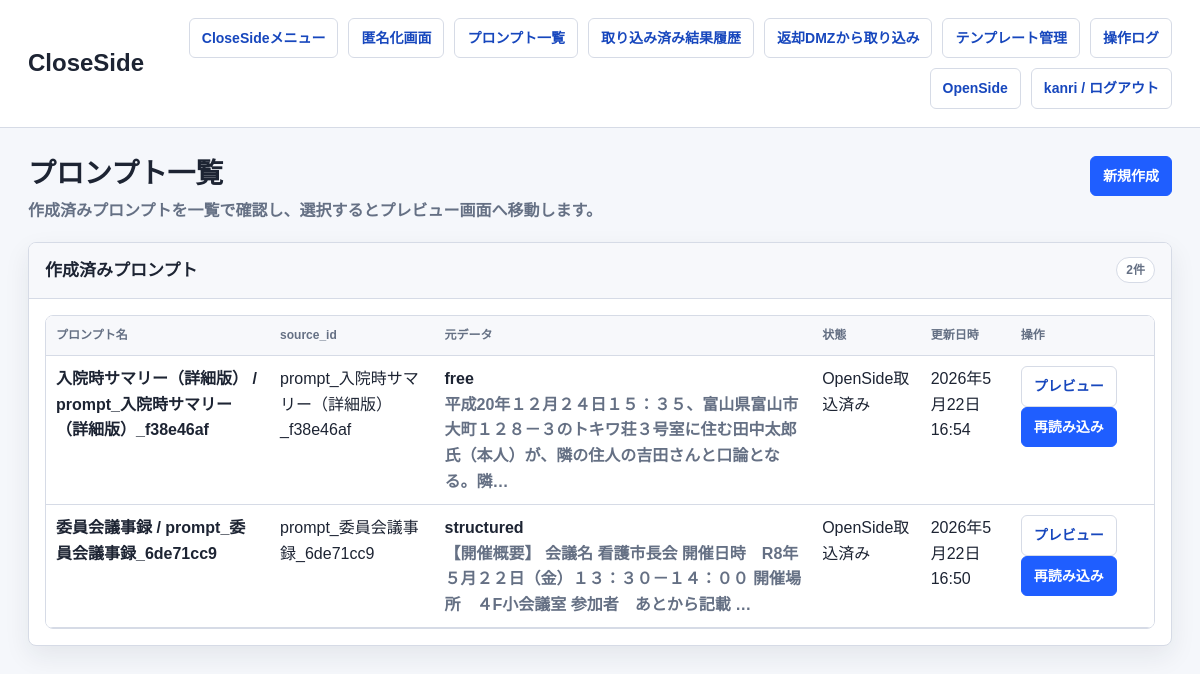
/close/prompts/ (signed in), run on an earlier commit of the app's database.
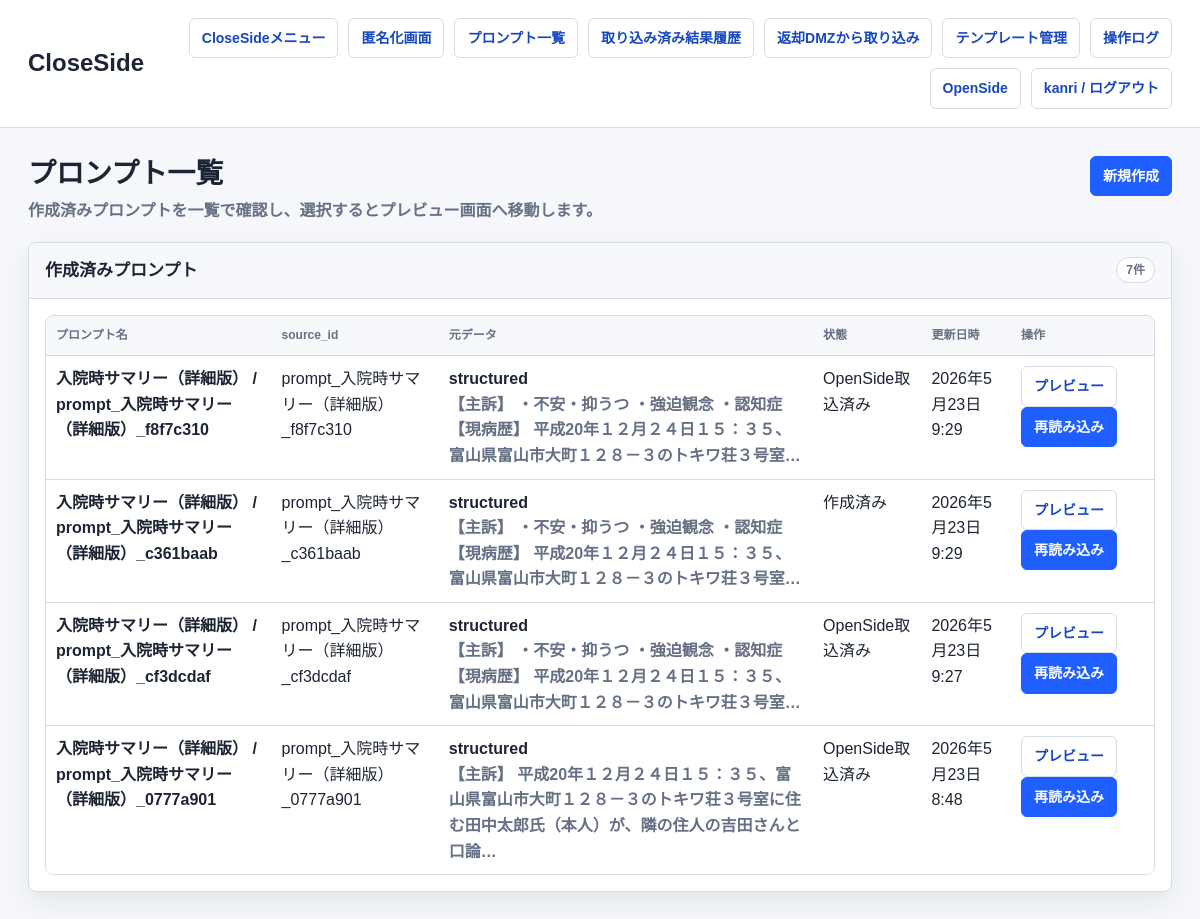
And on a later commit of the database.
### anonymizer_app/models.py (models this page shows, shortened)
class Prompt(models.Model):
    STATUS_CHOICES = [
        ('draft', '作成済み'),
        ('sent_to_dmz', 'DMZ送信済み'),
        ('imported_to_open', 'OpenSide取込済み'),
    ]
    name = models.CharField(max_length=255)
    content = models.TextField()
    source_input_data = models.JSONField(blank=True, default=dict)
    source_id = models.CharField(max_length=255, blank=True, default='', db_index=True)
    owner = models.ForeignKey(settings.AUTH_USER_MODEL, null=True, blank=True, on_delete=models.SET_NULL)
    status = models.CharField(max_length=32, choices=STATUS_CHOICES, default='draft')
    created_at = models.DateTimeField(default=timezone.now)
    updated_at = models.DateTimeField(auto_now=True)

### close_side/views.py (the view)
# urls.py: path('prompts/', views.prompts_list, name='prompts_list'),
def prompts_list(request):
    prompts = _owned_queryset(Prompt.objects.all(), request.user).order_by('-updated_at')
    return render(request, 'anonymizer_app/prompts_list.html', {'prompts': prompts})

### anonymizer_app/network_policy.py (called while the page is built)
def network_policy() -> dict:
    return getattr(settings, 'NETWORK_POLICY', DEFAULT_NETWORK_POLICY)

def get_client_ip(request) -> str:
    forwarded_for = request.META.get('HTTP_X_FORWARDED_FOR', '')
    if getattr(settings, 'NETWORK_POLICY_TRUST_X_FORWARDED_FOR', True) and forwarded_for:
        return forwarded_for.split(',')[0].strip()
    return request.META.get('REMOTE_ADDR') or ''

def normalize_ip(value: str):
    try:
        return ip_address(value)
    except ValueError:
        return None

def _networks(cidrs: list[str]):
    networks = []
    for cidr in cidrs:
        try:
            networks.append(ip_network(cidr))
        except ValueError:
            continue
    return networks

def side_for_path(path: str) -> str:
    for side, rule in network_policy().items():
        if any(path.startswith(prefix) for prefix in rule.get('paths', [])):
            return side
    return ''

def allowed_cidrs_for_side(side: str) -> list[str]:
    rule = network_policy().get(side, {})
    cidrs = list(rule.get('cidrs', []))
    if getattr(settings, 'NETWORK_POLICY_ALLOW_LOOPBACK', False):
        cidrs.extend(LOOPBACK_CIDRS)
    return cidrs

def is_client_allowed_for_side(client_ip: str, side: str) -> bool:
    parsed = normalize_ip(client_ip)
    if parsed is None:
        return False
    return any(parsed in network for network in _networks(allowed_cidrs_for_side(side)))

    def __call__(self, request):
        side = side_for_path(request.path_info)
        if not side or not getattr(settings, 'NETWORK_POLICY_ENFORCED', True):
            return self.get_response(request)
        client_ip = get_client_ip(request)
        if is_client_allowed_for_side(client_ip, side):
            request.network_segment = side
            request.client_ip = client_ip
            return self.get_response(request)
        self._log_denied_request(request, side, client_ip)
        label = network_policy().get(side, {}).get('label', side)
        return HttpResponseForbidden(f'{label} へのアクセス元ネットワークが許可されていません。')

### close_side/views.py (called while the page is built)
def _is_admin(user) -> bool:
    return bool(user.is_staff or user.is_superuser)

def _owned_queryset(queryset, user):
    if _is_admin(user):
        return queryset
    return queryset.filter(owner=user)

### anonymizer_app/templates/anonymizer_app/prompts_list.html (shortened to what this page needs)
{% extends "anonymizer_app/base.html" %}
{% block brand %}CloseSide{% endblock %}
{% block page_title %}プロンプト一覧{% endblock %}
{% block page_subtitle %}<p class="page-subtitle">作成済みプロンプトを一覧で確認し、選択するとプレビュー画面へ移動します。</p>{% endblock %}
{% block page_actions %}
  <a class="button primary" href="{% url 'close_side:prompt_create' %}">新規作成</a>
{% endblock %}
{% block content %}
  <section class="panel">
    <div class="panel-header">
      <h3 class="panel-title">作成済みプロンプト</h3>
      <span class="badge">{{ prompts|length }}件</span>
    </div>
    <div class="panel-body">
      {% if prompts %}
        <div class="table-scroll">
          <table>
            <thead>
              <tr>
                <th>プロンプト名</th>
                <th>source_id</th>
                <th>元データ</th>
                <th>状態</th>
                <th>更新日時</th>
                <th>操作</th>
              </tr>
            </thead>
            <tbody>
              {% for p in prompts %}
                <tr>
                  <td><strong>{{ p.name }}</strong></td>
                  <td>{{ p.source_id|default:"-" }}</td>
                  <td>
                    {% if p.source_input_data %}
                      <strong>{{ p.source_input_data.input_mode|default:"-" }}</strong><br>
                      <span class="muted">{{ p.source_input_data.text|default:"-"|truncatechars:70 }}</span>
                    {% else %}
                      <span class="muted">元データなし</span>
                    {% endif %}
                  </td>
                  <td>{{ p.get_status_display }}</td>
                  <td>{{ p.updated_at }}</td>
                  <td>
                    <a class="button" href="{% url 'close_side:prompt_preview' pk=p.pk %}">プレビュー</a>
                    {% if p.source_input_data %}
                      <a class="button primary" href="{% url 'close_side:home' %}?reload_prompt_id={{ p.pk }}">再読み込み</a>
                    {% endif %}
                  </td>
                </tr>
              {% endfor %}
            </tbody>
          </table>
        </div>
      {% else %}
        <p class="empty">プロンプトがありません。</p>
      {% endif %}
    </div>
  </section>
{% endblock %}

### anonymizer_app/templates/anonymizer_app/base.html (shortened to what this page needs)
<!DOCTYPE html>
<html lang="ja">
<head>
</head>
<body>
  <header class="app-header">
    <div class="header-inner">
      <h1 class="brand-title">{% block brand %}匿名化システム{% endblock %}</h1>
      <nav class="top-nav" aria-label="主要メニュー">
        {% if request.resolver_match.namespace == 'open_side' %}
          <a class="nav-link" href="{% url 'open_side:menu' %}">OpenSideメニュー</a>
          <a class="nav-link" href="{% url 'open_side:dmz_list' %}">プロンプト一覧</a>
          {% if request.user.is_staff or request.user.is_superuser %}
            <a class="nav-link" href="{% url 'open_side:operation_logs' %}">操作ログ</a>
          {% endif %}
          <a class="nav-link" href="{% url 'close_side:menu' %}">CloseSide</a>
          <form method="post" action="{% url 'open_side:logout' %}">
            {% csrf_token %}
            <button type="submit">{{ request.user.username }} / ログアウト</button>
          </form>
        {% else %}
          <a class="nav-link" href="{% url 'close_side:menu' %}">CloseSideメニュー</a>
          <a class="nav-link" href="{% url 'close_side:home' %}">匿名化画面</a>
          <a class="nav-link" href="{% url 'close_side:prompts_list' %}">プロンプト一覧</a>
          <a class="nav-link" href="{% url 'close_side:result_history_list' %}">取り込み済み結果履歴</a>
          <a class="nav-link" href="{% url 'close_side:result_import_list' %}">返却DMZから取り込み</a>
          <a class="nav-link" href="{% url 'close_side:templates_list' %}">テンプレート管理</a>
          {% if request.user.is_staff or request.user.is_superuser %}
            <a class="nav-link" href="{% url 'close_side:operation_logs' %}">操作ログ</a>
          {% endif %}
          <a class="nav-link" href="{% url 'open_side:menu' %}">OpenSide</a>
          <form method="post" action="{% url 'close_side:logout' %}">
            <button type="submit">{{ request.user.username }} / ログアウト</button>
          </form>
        {% endif %}
      </nav>
    </div>
  </header>
  <main class="content">
    <div class="page-head">
      <div>
        <h2 class="page-title">{% block page_title %}{% endblock %}</h2>
        {% block page_subtitle %}{% endblock %}
      </div>
      <div class="actions">{% block page_actions %}{% endblock %}</div>
    </div>
    {% block content %}{% endblock %}
  </main>
</body>
</html>

### anonymizer_app/templates/anonymizer_app/base.html (style rules this page uses)
* { box-sizing: border-box; }
:root { --bg: #f5f7fb; --panel: #fff; --surface: #f7f8fb; --line: #d6dbe6; --line-strong: #a8b1c2; --text: #1d2433; --muted: #657084; --blue: #1f5eff; --blue-dark: #1747bd; --green: #138a5b; --danger: #b42318; --amber: #a96a00; --shadow: 0 10px 26px rgba(29, 36, 51, 0.08); }
body { margin: 0; background: var(--bg); color: var(--text); font-family: Arial, "Hiragino Kaku Gothic ProN", "Yu Gothic", Meiryo, sans-serif; font-size: 16px; line-height: 1.6; }
a { color: var(--blue-dark); font-weight: 700; text-decoration-thickness: 2px; text-underline-offset: 4px; }
button, input, textarea, select { font: inherit; }
.app-header { position: sticky; top: 0; z-index: 10; border-bottom: 1px solid var(--line); background: rgba(255, 255, 255, 0.94); backdrop-filter: blur(10px); }
.header-inner, .content { max-width: 1240px; margin: 0 auto; padding: 18px 28px; }
.header-inner { display: flex; justify-content: space-between; gap: 20px; align-items: center; }
.brand-title { margin: 0; font-size: 24px; font-weight: 800; letter-spacing: 0; }
.top-nav { display: flex; flex-wrap: wrap; gap: 10px; justify-content: flex-end; align-items: center; }
.top-nav form, .inline-form { margin: 0; display: inline-flex; }
.nav-link, .button, button { display: inline-flex; align-items: center; justify-content: center; min-height: 38px; border: 1px solid var(--line); border-radius: 6px; background: #fff; color: var(--blue-dark); padding: 8px 12px; font-size: 14px; font-weight: 800; text-decoration: none; cursor: pointer; white-space: nowrap; transition: background 120ms ease, border-color 120ms ease, color 120ms ease, transform 120ms ease; }
.primary { border-color: var(--blue); background: var(--blue); color: #fff; }
.content { padding-top: 28px; padding-bottom: 40px; }
.page-head { display: flex; justify-content: space-between; gap: 20px; align-items: flex-start; margin-bottom: 18px; }
.page-title { margin: 0; font-size: 28px; line-height: 1.3; }
.page-subtitle { margin: 6px 0 0; color: var(--muted); font-weight: 700; }
.actions { display: flex; flex-wrap: wrap; gap: 10px; align-items: center; }
.panel, .card { border: 1px solid var(--line); border-radius: 8px; background: var(--panel); box-shadow: var(--shadow); overflow: hidden; }
.panel-header { display: flex; justify-content: space-between; gap: 12px; align-items: center; min-height: 54px; border-bottom: 1px solid var(--line); background: var(--surface); padding: 14px 16px; }
.panel-title { margin: 0; font-size: 17px; font-weight: 800; }
.panel-body, .card { padding: 16px; }
.table-scroll { overflow: auto; overflow-x: hidden; max-height: min(58vh, 560px); border: 1px solid var(--line); border-radius: 8px; background: #fff; }
table { width: 100%; border-collapse: collapse; background: #fff; }
th, td { border-bottom: 1px solid var(--line); padding: 10px; text-align: left; vertical-align: top; }
th { color: var(--muted); background: var(--surface); font-size: 12px; font-weight: 800; }
.badge { display: inline-flex; align-items: center; min-height: 26px; border: 1px solid var(--line); border-radius: 999px; background: #fff; color: var(--muted); padding: 2px 9px; font-size: 12px; font-weight: 800; white-space: nowrap; }
.muted { color: var(--muted); font-weight: 700; }

What changed in the data, as far as the page shows it:
no longer on this page (row unchanged): Prompt: name "入院時サマリー（詳細版） / prompt_入院時サマリー（詳細版）_f38e46af", source_id "prompt_入院時サマリー（詳細版）_f38e46af", source_input_data.input_mode "free", source_input_data.text "平成20年１２月２４日１５：３５、富山県富山市大町１２８－３のトキワ荘３号室に住む田中太郎氏（本人）が、隣の住人の吉田さんと口論となる。隣…", status "OpenSide取込済み", updated_at "2026年5月22日16:54"
no longer on this page (row unchanged): Prompt: name "委員会議事録 / prompt_委員会議事録_6de71cc9", source_id "prompt_委員会議事録_6de71cc9", source_input_data.input_mode "structured", source_input_data.text "【開催概要】 会議名 看護市長会 開催日時 R8年５月２２日（金）１３：３０－１４：００ 開催場所 ４F小会議室 参加者 あとから記載 …", status "OpenSide取込済み", updated_at "2026年5月22日16:50"
added Prompt: name "入院時サマリー（詳細版） / prompt_入院時サマリー（詳細版）_f8f7c310", source_id "prompt_入院時サマリー（詳細版）_f8f7c310", source_input_data.input_mode "structured", source_input_data.text "【主訴】 ・不安・抑うつ ・強迫観念 ・認知症 【現病歴】 平成20年１２月２４日１５：３５、富山県富山市大町１２８－３のトキワ荘３号室…", status "OpenSide取込済み", updated_at "2026年5月23日9:29"
added Prompt: name "入院時サマリー（詳細版） / prompt_入院時サマリー（詳細版）_c361baab", source_id "prompt_入院時サマリー（詳細版）_c361baab", source_input_data.input_mode "structured", source_input_data.text "【主訴】 ・不安・抑うつ ・強迫観念 ・認知症 【現病歴】 平成20年１２月２４日１５：３５、富山県富山市大町１２８－３のトキワ荘３号室…", status "作成済み", updated_at "2026年5月23日9:29"
added Prompt: name "入院時サマリー（詳細版） / prompt_入院時サマリー（詳細版）_cf3dcdaf", source_id "prompt_入院時サマリー（詳細版）_cf3dcdaf", source_input_data.input_mode "structured", source_input_data.text "【主訴】 ・不安・抑うつ ・強迫観念 ・認知症 【現病歴】 平成20年１２月２４日１５：３５、富山県富山市大町１２８－３のトキワ荘３号室…", status "OpenSide取込済み", updated_at "2026年5月23日9:27"
added Prompt: name "入院時サマリー（詳細版） / prompt_入院時サマリー（詳細版）_0777a901", source_id "prompt_入院時サマリー（詳細版）_0777a901", source_input_data.input_mode "structured", source_input_data.text "【主訴】 平成20年１２月２４日１５：３５、富山県富山市大町１２８－３のトキワ荘３号室に住む田中太郎氏（本人）が、隣の住人の吉田さんと口論…", status "OpenSide取込済み", updated_at "2026年5月23日8:48"
Also different on the page:
{{ prompts|length }}: "2" → "7"
